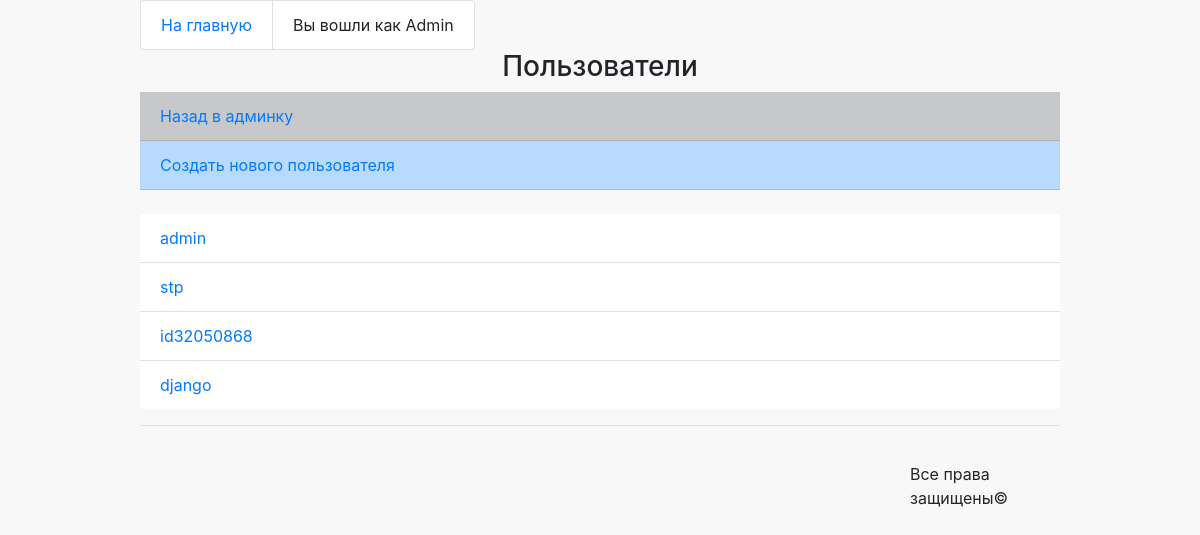
Screenshot of /admin_custom/users/read/ (signed in) with the database file from the repository.
### authapp/models.py (models this page shows, shortened)
class ShopUser(AbstractUser):
    class Meta:
        verbose_name = 'пользователь'
        verbose_name_plural = 'пользователи'
    avatar = models.ImageField(upload_to='users_avatars', blank=True)
    age = models.PositiveIntegerField(verbose_name='возраст', default=18)
    activation_key = models.CharField(max_length=128, blank=True)
    activation_key_expires = models.DateTimeField(
        default=det_expires_datetime()
    )

### adminapp/views.py (the view)
# urls.py: path('users/read/', adminapp.UserListView.as_view(), name='users'),
class UserListView(IsSuperUserView, ListView):
    model = ShopUser
    template_name = 'adminapp/users.html'
    queryset = ShopUser.objects.all()
    def get_context_data(self, *, object_list=None, **kwargs):
        context = super(UserListView, self).get_context_data(**kwargs)
        context['title'] = 'Админка'
        return context

### adminapp/views.py (called while the page is built)
    def test_func(self):
        return self.request.user.is_superuser

### mainapp/context_processors.py (called while the page is built)
def basket(request):
   basket = []
   if request.user.is_authenticated:
       basket = BasketSlot.objects.filter(user=request.user)
   return {
       'basket': basket,
   }

### adminapp/templates/adminapp/users.html
{% extends 'adminapp/base_admin.html' %}
{% block content %}
<div>
    <h3>Пользователи</h3>
    <ul class="list-group list-group-flush">
        <li class="list-group-item list-group-item-dark"><a href="{% url 'admin_custom:my_admin' %}">Назад в админку</a></li>
        <li class="list-group-item list-group-item-primary"><a href="{% url 'admin_custom:user_create' %}">Создать нового пользователя</a></li>
   </ul>
    <br>
   <ul class="list-group list-group-flush">
       {% for objects in object_list %}
            <li class="list-group-item"><a href="{% url 'admin_custom:user_read' objects.pk %}">{{objects.username}}</a></li>
       {% endfor %}
   </ul>
</div>
{% endblock %}

### adminapp/templates/adminapp/includes/inc_menu.html
<ul class="list-group list-group-horizontal">
  <li class="list-group-item"><a href="{% url "main" %}">На главную</a></li>
  <li class="list-group-item">Вы вошли как {{ request.user.username|title }}</li>
</ul>

### static/css/styles.css (style rules this page uses)
.body { background-color: #f8f8f8 }
h1, h3, p { text-align: center; }

### rows the page displays
ShopUser: user.username "Admin", username "admin"
ShopUser: username "stp"
ShopUser: username "id32050868"
ShopUser: username "django"
